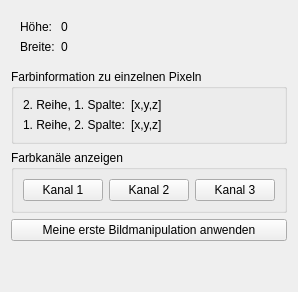
              <widget class="QWidget" name="widget_image_information">
               <attribute name="title">
                <string>Bildinformation</string>
               </attribute>
               <layout class="QVBoxLayout" name="verticalLayout_8">
                <item>
                 <widget class="QWidget" name="widget" native="true">
                  <layout class="QFormLayout" name="formLayout">
                   <item row="0" column="0">
                    <widget class="QLabel" name="label_height_text">
                     <property name="text">
                      <string>Höhe:</string>
                     </property>
                    </widget>
                   </item>
                   <item row="0" column="1">
                    <widget class="QLabel" name="label_height_image">
                     <property name="text">
                      <string>0</string>
                     </property>
                    </widget>
                   </item>
                   <item row="1" column="0">
                    <widget class="QLabel" name="label_width_text">
                     <property name="text">
                      <string>Breite:</string>
                     </property>
                    </widget>
                   </item>
                   <item row="1" column="1">
                    <widget class="QLabel" name="label_width_image">
                     <property name="text">
                      <string>0</string>
                     </property>
                    </widget>
                   </item>
                  </layout>
                 </widget>
                </item>
                <item>
                 <widget class="QGroupBox" name="groupBox_2">
                  <property name="title">
                   <string>Farbinformation zu einzelnen Pixeln</string>
                  </property>
                  <layout class="QFormLayout" name="formLayout_4">
                   <item row="0" column="0">
                    <widget class="QLabel" name="label_4">
                     <property name="text">
                      <string>2. Reihe, 1. Spalte:</string>
                     </property>
                    </widget>
                   </item>
                   <item row="0" column="1">
                    <widget class="QLabel" name="label_color_pixel1">
                     <property name="text">
                      <string>[x,y,z]</string>
                     </property>
                    </widget>
                   </item>
                   <item row="1" column="0">
                    <widget class="QLabel" name="label_5">
                     <property name="text">
                      <string>1. Reihe, 2. Spalte:</string>
                     </property>
                    </widget>
                   </item>
                   <item row="1" column="1">
                    <widget class="QLabel" name="label_color_pixel2">
                     <property name="text">
                      <string>[x,y,z]</string>
                     </property>
                    </widget>
                   </item>
                  </layout>
                 </widget>
                </item>
                <item>
                 <widget class="QGroupBox" name="groupBox">
                  <property name="title">
                   <string>Farbkanäle anzeigen</string>
                  </property>
                  <layout class="QHBoxLayout" name="horizontalLayout_4">
                   <item>
                    <widget class="QPushButton" name="pushButton_show_channel1">
                     <property name="text">
                      <string>Kanal 1</string>
                     </property>
                    </widget>
                   </item>
                   <item>
                    <widget class="QPushButton" name="pushButton_show_channel2">
                     <property name="text">
                      <string>Kanal 2</string>
                     </property>
                    </widget>
                   </item>
                   <item>
                    <widget class="QPushButton" name="pushButton_show_channel3">
                     <property name="text">
                      <string>Kanal 3</string>
                     </property>
                    </widget>
                   </item>
                  </layout>
                 </widget>
                </item>
                <item>
                 <widget class="QPushButton" name="pushButton_do_image_manipulation">
                  <property name="text">
                   <string>Meine erste Bildmanipulation anwenden</string>
                  </property>
                 </widget>
                </item>
                <item>
                 <spacer name="verticalSpacer_3">
                  <property name="orientation">
                   <enum>Qt::Vertical</enum>
                  </property>
                  <property name="sizeHint" stdset="0">
                   <size>
                    <width>20</width>
                    <height>40</height>
                   </size>
                  </property>
                 </spacer>
                </item>
               </layout>
              </widget>
